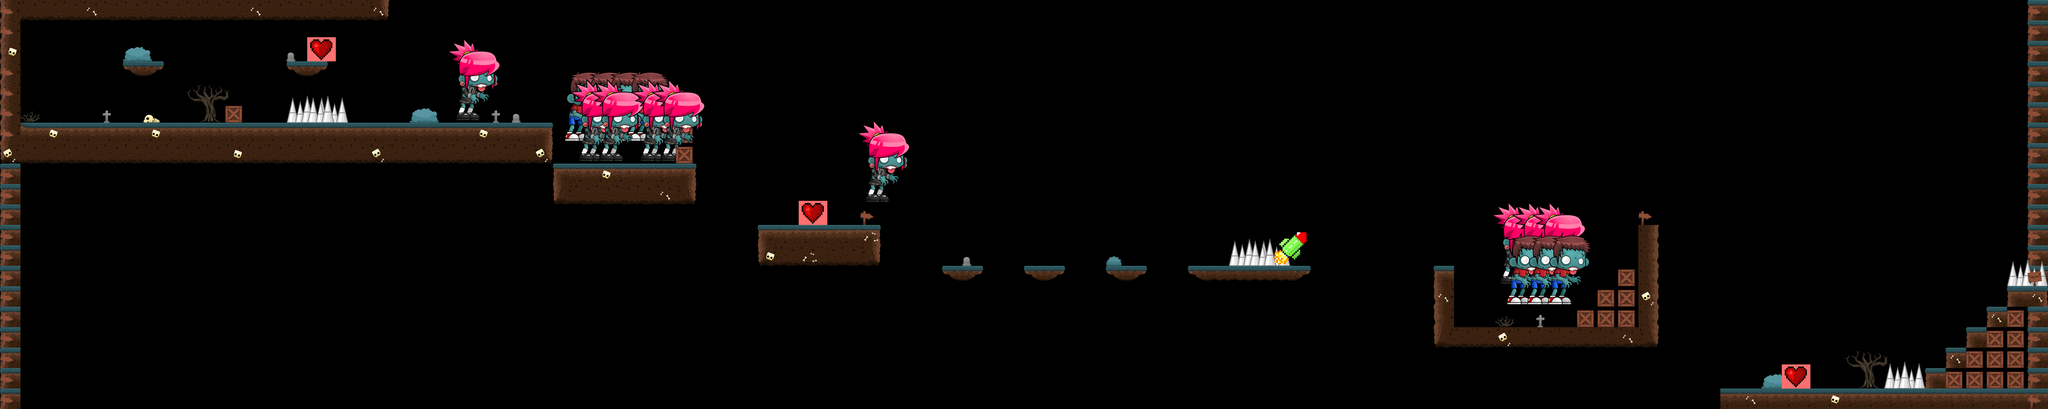

The image is a tile-based game level rendered from a .tmx file. Its description and source (layers, tilesets, objects; grid data summarised) follow:
An orthogonal 100x20 tile map with 128x128 px tiles, 2 tile layers (Tile Layer 1, object layer), 2 tilesets.

<map version="1.0" tiledversion="1.1.3" orientation="orthogonal" renderorder="right-down" width="100" height="20" tilewidth="128" tileheight="128" infinite="0" nextobjectid="1">
 <tileset firstgid="1" name="tiles" tilewidth="256" tileheight="256" tilecount="19" columns="0">
  <grid orientation="orthogonal" width="1" height="1" />
  <tile id="0">
   <image width="171" height="157" source="heart/emptyheart.PNG" />
  </tile>
  <tile id="1">
   <image width="128" height="128" source="tiles/Tile (1).png" />
  </tile>
  <tile id="2">
   <image width="128" height="128" source="tiles/Tile (2).png" />
  </tile>
  <tile id="3">
   <image width="128" height="128" source="tiles/Tile (3).png" />
  </tile>
  <tile id="4">
   <image width="128" height="128" source="tiles/Tile (4).png" />
  </tile>
  <tile id="5">
   <image width="128" height="128" source="tiles/Tile (5).png" />
  </tile>
  <tile id="6">
   <image width="128" height="128" source="tiles/Tile (6).png" />
  </tile>
  <tile id="7">
   <image width="128" height="128" source="tiles/Tile (7).png" />
  </tile>
  <tile id="8">
   <image width="128" height="128" source="tiles/Tile (8).png" />
  </tile>
  <tile id="9">
   <image width="128" height="128" source="tiles/Tile (9).png" />
  </tile>
  <tile id="10">
   <image width="128" height="128" source="tiles/Tile (10).png" />
  </tile>
  <tile id="11">
   <image width="128" height="128" source="tiles/Tile (11).png" />
  </tile>
  <tile id="12">
   <image width="128" height="128" source="tiles/Tile (12).png" />
  </tile>
  <tile id="13">
   <image width="128" height="128" source="tiles/Tile (13).png" />
  </tile>
  <tile id="14">
   <image width="128" height="128" source="tiles/Tile (14).png" />
  </tile>
  <tile id="15">
   <image width="128" height="128" source="tiles/Tile (15).png" />
  </tile>
  <tile id="16">
   <image width="128" height="128" source="tiles/Tile (16).png" />
  </tile>
  <tile id="17">
   <image width="256" height="256" source="tiles/Tile (17).png" />
  </tile>
  <tile id="18">
   <image width="106" height="106" source="../../../textures/graveyardtilesetnew/png/Objects/Crate.png" />
  </tile>
 </tileset>
 <tileset firstgid="20" name="objects" tilewidth="521" tileheight="576" tilecount="21" columns="0">
  <grid orientation="orthogonal" width="1" height="1" />
  <tile id="0">
   <image width="171" height="157" source="heart/emptyheart.PNG" />
  </tile>
  <tile id="1">
   <image width="86" height="87" source="objects/Object (1).png" />
  </tile>
  <tile id="2">
   <image width="128" height="128" source="objects/Object (2).png" />
  </tile>
  <tile id="3">
   <image width="128" height="128" source="objects/Object (3).png" />
  </tile>
  <tile id="4">
   <image width="128" height="128" source="objects/Object (4).png" />
  </tile>
  <tile id="5">
   <image width="128" height="128" source="objects/Object (5).png" />
  </tile>
  <tile id="6">
   <image width="182" height="90" source="objects/Object (6).png" />
  </tile>
  <tile id="7">
   <image width="100" height="64" source="objects/Object (7).png" />
  </tile>
  <tile id="8">
   <image width="106" height="106" source="objects/Object (8).png" />
  </tile>
  <tile id="9">
   <image width="132" height="74" source="objects/Object (9).png" />
  </tile>
  <tile id="10">
   <image width="286" height="239" source="objects/Object (10).png" />
  </tile>
  <tile id="11">
   <image width="102" height="50" source="objects/Object (11).png" />
  </tile>
  <tile id="12">
   <image width="91" height="93" source="objects/Object (12).png" />
  </tile>
  <tile id="13">
   <image width="54" height="55" source="objects/Object (13).png" />
  </tile>
  <tile id="14">
   <image width="53" height="76" source="objects/Object (14).png" />
  </tile>
  <tile id="15">
   <image width="430" height="519" source="../../../textures/zombiefiles/png/male/Idle (1).png" />
  </tile>
  <tile id="16">
   <image width="521" height="576" source="../../../textures/zombiefiles/png/female/Idle (1).png" />
  </tile>
  <tile id="17">
   <image width="256" height="256" source="tiles/Tile (17).png" />
  </tile>
  <tile id="18">
   <image width="179" height="151" source="../../../textures/HealthBar/fullheart.PNG" />
  </tile>
  <tile id="19">
   <image width="400" height="400" source="heart/boots.png" />
  </tile>
  <tile id="20">
   <image width="260" height="240" source="../../../textures/rocket.png" />
  </tile>
 </tileset>
 <layer name="Tile Layer 1" width="100" height="20">
  <data>[2000 cells, 193 non-empty, 13 distinct tile ids]</data>
 </layer>
 <layer name="object layer" width="100" height="20">
  <data>[2000 cells, 122 non-empty, 19 distinct tile ids]</data>
 </layer>
</map>
